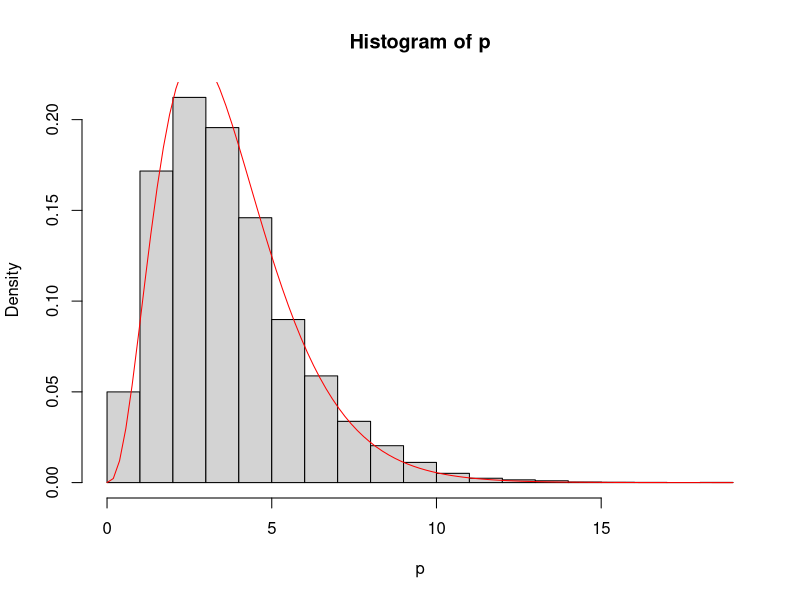
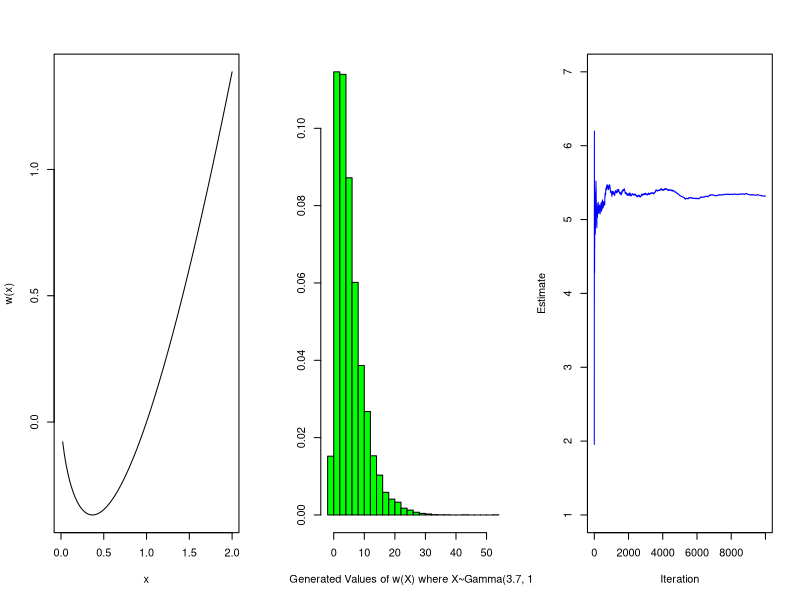

Generate these figures, in order, with R:
## ---- chunk 1
knitr::opts_chunk$set(
  fig.path = "README_figs/README-"
)
## ---- chunk 2
knitr::opts_chunk$set(echo = TRUE)
## ---- chunk 3

# Simulation from Gamma(alpha,1) distribution using accept-reject 
# and a Gamma(a,b) proposal distribution.

gammasim <- function(n=10000, alfa=3.7) 
{
  a=3
  b=a/alfa
  e = NULL
  x = NULL
  
  for (i in 1:n) {
    
    y = rgamma(1,a,b)
    u = runif(1)
    
    k = b^(-a)*y^(alfa-a)*exp(-(1-b)*y)
      
    if (u < k) x = c(x,y)
  }
  return(x)
}
p = gammasim()
hist(p, freq = FALSE)
curve(dgamma(x,3.7,1), add=TRUE,col='red')
## ---- chunk 4
# Monte carlo integration

mci_int <- function(n) 
{
  n <- 10000 
  u <- rgamma(n, 3.7, 1)
  seq <- 1:(n)
  
  # The function to be integrated:
  
  mci.ex <- function(x) x*log(x)
  
  par(mfrow=c(1,3))
  
  curve(mci.ex(x),xlab="x",ylab="w(x)", from = 0, to = 2)
  
  #plot(function(x) mci.ex(x),xlim=c(0,2),ylim=c(-.7,.7),xlab="x",ylab="w(x)")
  
  # The monte carlo sum:
  
  w_x <- mci.ex(u)
  
  hplot <- cumsum(w_x)/seq
  
  # stdh <- sqrt( cumsum(w_x^2)/seq - (w_x)^2) Nan produced???
  
  par(new=F)
  
  hist(w_x, xlab="Generated Values of w(X) where X~Gamma(3.7, 1)",
       freq=F,col="green",breaks=30,ylab="",main="")
  
  par(new=F)
  
  plot(hplot,type="l",col="blue",xlab="Iteration",
       ylab="Estimate", xlim=c(1,n), ylim=c(1,7))
  
  # par(new=T)
  
  # plot(hplot+stdh/sqrt(seq),type="l",col="green",xlab="",
  #      ylab="",lty=2)
  
  # par(new=T)
  
  # plot(hplot-stdh/sqrt(seq),type="l",col="red",
  #     xlab="",ylab="",lty=2)
  return(1/n*sum(w_x))  
}
k = mci_int(10000)

cat(k)
